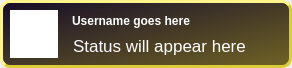
<?xml version="1.0" encoding="UTF-8"?>
<ui version="4.0">
 <class>Tweet</class>
 <widget class="QWidget" name="Tweet">
  <property name="geometry">
   <rect>
    <x>0</x>
    <y>0</y>
    <width>292</width>
    <height>68</height>
   </rect>
  </property>
  <property name="sizePolicy">
   <sizepolicy hsizetype="Preferred" vsizetype="Preferred">
    <horstretch>0</horstretch>
    <verstretch>0</verstretch>
   </sizepolicy>
  </property>
  <property name="windowTitle">
   <string>Form</string>
  </property>
  <property name="styleSheet">
   <string notr="true">QFrame { background-color: qlineargradient(spread:pad, x1:0, y1:0, x2:1, y2:1, stop:0 rgba(101, 93, 86, 255), stop:0.0150754 rgba(23, 14, 40, 255), stop:1 rgba(112, 99, 37, 255));
border-width: 3px;
border-style: outset;
border-color: rgb(219, 204, 56);;
border-radius: 10px}
QLabel { background-color: rgba(255, 255, 255, 0);
color: rgb(255, 255, 255);
border-width: 0px;
border-radius: 0px }</string>
  </property>
  <widget class="QFrame" name="frame">
   <property name="geometry">
    <rect>
     <x>0</x>
     <y>0</y>
     <width>292</width>
     <height>68</height>
    </rect>
   </property>
   <property name="sizePolicy">
    <sizepolicy hsizetype="Expanding" vsizetype="Expanding">
     <horstretch>0</horstretch>
     <verstretch>0</verstretch>
    </sizepolicy>
   </property>
   <property name="frameShape">
    <enum>QFrame::StyledPanel</enum>
   </property>
   <property name="frameShadow">
    <enum>QFrame::Raised</enum>
   </property>
   <widget class="QLabel" name="userIcon">
    <property name="geometry">
     <rect>
      <x>10</x>
      <y>10</y>
      <width>48</width>
      <height>48</height>
     </rect>
    </property>
    <property name="sizePolicy">
     <sizepolicy hsizetype="Fixed" vsizetype="Fixed">
      <horstretch>0</horstretch>
      <verstretch>0</verstretch>
     </sizepolicy>
    </property>
    <property name="styleSheet">
     <string notr="true">QLabel { background-color: rgb(255, 255, 255);
border-style: outset;
border-width: 0px;
border-radius: 0px}</string>
    </property>
    <property name="text">
     <string notr="true"/>
    </property>
   </widget>
   <widget class="QLabel" name="userName">
    <property name="geometry">
     <rect>
      <x>72</x>
      <y>13</y>
      <width>200</width>
      <height>17</height>
     </rect>
    </property>
    <property name="styleSheet">
     <string notr="true">QLabel { font: bold }</string>
    </property>
    <property name="text">
     <string notr="true">Username goes here</string>
    </property>
    <property name="textInteractionFlags">
     <set>Qt::LinksAccessibleByMouse|Qt::TextSelectableByMouse</set>
    </property>
   </widget>
   <widget class="QTextBrowser" name="userStatus">
    <property name="geometry">
     <rect>
      <x>69</x>
      <y>32</y>
      <width>200</width>
      <height>25</height>
     </rect>
    </property>
    <property name="palette">
     <palette>
      <active>
       <colorrole role="WindowText">
        <brush brushstyle="SolidPattern">
         <color alpha="255">
          <red>255</red>
          <green>255</green>
          <blue>255</blue>
         </color>
        </brush>
       </colorrole>
       <colorrole role="Text">
        <brush brushstyle="SolidPattern">
         <color alpha="255">
          <red>255</red>
          <green>255</green>
          <blue>255</blue>
         </color>
        </brush>
       </colorrole>
       <colorrole role="Base">
        <brush brushstyle="NoBrush">
         <color alpha="255">
          <red>0</red>
          <green>0</green>
          <blue>0</blue>
         </color>
        </brush>
       </colorrole>
      </active>
      <inactive>
       <colorrole role="WindowText">
        <brush brushstyle="SolidPattern">
         <color alpha="255">
          <red>255</red>
          <green>255</green>
          <blue>255</blue>
         </color>
        </brush>
       </colorrole>
       <colorrole role="Text">
        <brush brushstyle="SolidPattern">
         <color alpha="255">
          <red>255</red>
          <green>255</green>
          <blue>255</blue>
         </color>
        </brush>
       </colorrole>
       <colorrole role="Base">
        <brush brushstyle="NoBrush">
         <color alpha="255">
          <red>0</red>
          <green>0</green>
          <blue>0</blue>
         </color>
        </brush>
       </colorrole>
      </inactive>
      <disabled>
       <colorrole role="WindowText">
        <brush brushstyle="SolidPattern">
         <color alpha="255">
          <red>255</red>
          <green>255</green>
          <blue>255</blue>
         </color>
        </brush>
       </colorrole>
       <colorrole role="Text">
        <brush brushstyle="SolidPattern">
         <color alpha="255">
          <red>255</red>
          <green>255</green>
          <blue>255</blue>
         </color>
        </brush>
       </colorrole>
       <colorrole role="Base">
        <brush brushstyle="NoBrush">
         <color alpha="255">
          <red>0</red>
          <green>0</green>
          <blue>0</blue>
         </color>
        </brush>
       </colorrole>
      </disabled>
     </palette>
    </property>
    <property name="styleSheet">
     <string notr="true">QTextBrowser { 
background-color: rgba(255, 255, 255, 0);
color: rgb(255, 255, 255);
border-width: 0px;
border-style: normal;
}</string>
    </property>
    <property name="frameShape">
     <enum>QFrame::NoFrame</enum>
    </property>
    <property name="verticalScrollBarPolicy">
     <enum>Qt::ScrollBarAlwaysOff</enum>
    </property>
    <property name="horizontalScrollBarPolicy">
     <enum>Qt::ScrollBarAlwaysOff</enum>
    </property>
    <property name="html">
     <string>&lt;!DOCTYPE HTML PUBLIC &quot;-//W3C//DTD HTML 4.0//EN&quot; &quot;http://www.w3.org/TR/REC-html40/strict.dtd&quot;&gt;
&lt;html&gt;&lt;head&gt;&lt;meta name=&quot;qrichtext&quot; content=&quot;1&quot; /&gt;&lt;style type=&quot;text/css&quot;&gt;
p, li { white-space: pre-wrap; }
&lt;/style&gt;&lt;/head&gt;&lt;body style=&quot; font-family:'Lucida Grande'; font-size:13pt; font-weight:400; font-style:normal;&quot;&gt;
&lt;p style=&quot; margin-top:0px; margin-bottom:0px; margin-left:0px; margin-right:0px; -qt-block-indent:0; text-indent:0px;&quot;&gt;Status will appear here&lt;/p&gt;&lt;/body&gt;&lt;/html&gt;</string>
    </property>
    <property name="openExternalLinks">
     <bool>true</bool>
    </property>
   </widget>
  </widget>
 </widget>
 <resources/>
 <connections/>
</ui>
